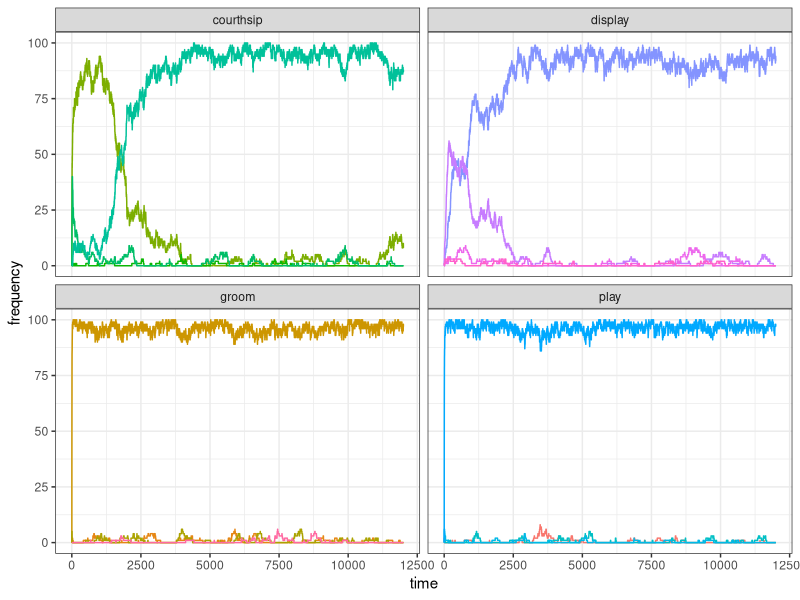

Write R code to recreate this figure. (Note: a time limit stopped this script after it produced the figure.)
library(tidyverse)

# 
# set_oranzees_environment()
# function commons to all the tests
#

set_oranzees_environment <- function() {
  list_pop <- c("Uossob", "Iat Forest", "Ebmog", "Elaham", "Elabik", "Ognodub")
  output <- tibble(
    population = rep(list_pop, each = 38),
    behaviour = as.factor(rep(1:38, 6)),
    type = rep(c(rep("social", 16), rep("food-related", 22)), 6),
    category = rep(c(
      rep("play", 4), rep("display", 4), rep("groom", 4), rep("courthsip", 4),
      "A", "A", "A", "A", "B", "B", "B", "B", "C", "C", "C", "D", "D", "D", "E", "E", "F", "F", "G", "H", "I", "J"
    ), 6),
    nutrient = rep(c(rep(NA, 16), "Y", "Y", "Y", "Y", "Z", "Z", "Z", "Z", "Y", "Y", "Y", "Z", "Z", "Z", "Y", "Y", "Z", "Z", "Y", "Z", "Y", "Z"), 6),
    p_g = rep(NA, 38 * 6),
    p_e = rep(NA, 38 * 6)
  )
  
  env_or_x <- c(220, 230, 700, 705, 710, 750)
  env_or_y <- c(660, 610, 450, 430, 510, 550)
  
  # genetic predispositions:
  x_g <- sample(1:1000, 38)
  y_g <- sample(1:1000, 38)
  
  # ecological availability:
  x_e <- sample(1:1000, 38)
  y_e <- sample(1:1000, 38)
  
  for (i in 1:6) {
    for (behav in 1:38) {
      output[output$population == list_pop[i] & output$behaviour == behav, ]$p_g <- 1 - sqrt((x_g[behav] - env_or_x[i])^2 + (y_g[behav] - env_or_y[i])^2) / 1000
      
      if (behav > 16) { # only for food-related behaviours:
        output[output$population == list_pop[i] & output$behaviour == behav, ]$p_e <- 1 - sqrt((x_e[behav] - env_or_x[i])^2 + (y_e[behav] - env_or_y[i])^2) / 500
      }
    }
  }
  
  # replace negative values with 0s:
  if (dim(output[output$p_g < 0, ])[1] > 0) {
    output[output$p_g < 0, ]$p_g <- 0
  }
  if (dim(output[output$p_e < 0 & !is.na(output$p_e), ])[1] > 0) {
    output[output$p_e < 0 & !is.na(output$p_e), ]$p_e <- 0
  }
  
  # return the tibble:
  output
}

#############################################################################
#
# TEST FOR ONE RUN (only social behaviours)
#

test_oranzees1 <- function(t_max){

  oranzees_environment <- set_oranzees_environment()
  test_environment <- oranzees_environment %>%
    filter(population == 'Uossob')
  
  N <- 100
  
  pop <- matrix(c(rep(0, 38 * N), sample(1:300, N, replace = TRUE)), nrow = N, byrow = FALSE)
  
  output <- matrix( nrow = t_max, ncol = 16)
  
  for (t in 1:t_max) {
    
    output[t, ] <- colSums(pop[, 1:16])
    # demographic bit:
    pop[, 39] <- pop[, 39] + 1
    pop[pop[, 39] >= 720, ] <- 0
    old <- which(pop[, 39] > 300)
    dead <- sample(c(TRUE, FALSE), length(old), prob = c(.01, .99), replace = TRUE)
    pop[old[dead], ] <- 0
    # innovation bit:
    for(i in 1:N){
      state <- ((sum(pop[i, 1:4]) >= 1) + (sum(pop[i, 5:8]) >= 1) + (sum(pop[i, 9:12]) >= 1) + (sum(pop[i, 13:16]) >= 1)) / 4
      p_state <- rnorm(1, mean = 1 - state, sd = 0.05)
      if(runif(1) < p_state){
        p_peering <- rnorm(16, mean = colSums(pop[, 1:16]), sd=1)
        p_peering[p_peering < 0] = 0
        innovation_i <- sample(1:16, 1, prob = p_peering)
        if( runif(1) < test_environment$p_g[innovation_i]){
          if(innovation_i <= 4){
            pop[i, 1:4] = 0
            pop[i, innovation_i] = 1
          } else if(innovation_i > 4 & innovation_i <= 8){
            pop[i, 5:8] = 0
            pop[i, innovation_i] = 1
          } else if(innovation_i > 8 & innovation_i <= 12){
            pop[i, 9:12] = 0
            pop[i, innovation_i] = 1
          } else{
            pop[i, 13:16] = 0
            pop[i, innovation_i] = 1
          }
        }
      }
    }
  }
  output
}

t_max = 12000
my_test <- test_oranzees1(t_max)

# PLOT

my_test <- gather(as_tibble(my_test), 1:16, key = "behaviour", value = "frequency")
data_to_plot = tibble(behaviour = my_test$behaviour, 
                      frequency = my_test$frequency, 
                      time = rep(1:t_max ,16), 
                      category = c(rep("play", t_max*4), rep("display", t_max*4), rep("groom", t_max*4), rep("courthsip", t_max*4)))

ggplot(data = data_to_plot) +
  geom_line(aes(x = time, y = frequency, color = behaviour)) +
  facet_wrap(~category) +
  theme_bw() +
  theme(legend.position = "none")

#############################################################################
#
# TEST FOR MULTIPLE RUNS WITH SAME INITIALISATION (only social behaviours)
#
  
test_oranzees2 <- function(t_max){
  
  N <- 100
  pop <- matrix(c(rep(0, 38 * N), sample(1:300, N, replace = TRUE)), nrow = N, byrow = FALSE)
  
  for (t in 1:t_max) {
    
    # demographic bit:
    
    pop[, 39] <- pop[, 39] + 1
    pop[pop[, 39] >= 720, ] <- 0
    old <- which(pop[, 39] > 300)
    dead <- sample(c(TRUE, FALSE), length(old), prob = c(.01, .99), replace = TRUE)
    pop[old[dead], ] <- 0
    # innovation bit:
    for(i in 1:N){
      state <- ((sum(pop[i, 1:4]) >= 1) + (sum(pop[i, 5:8]) >= 1) + (sum(pop[i, 9:12]) >= 1) + (sum(pop[i, 13:16]) >= 1)) / 4
      p_state <- rnorm(1, mean = 1 - state, sd = 0.05)
      if(runif(1) < p_state){
        p_peering <- rnorm(16, mean = colSums(pop[, 1:16]))
        p_peering[p_peering < 0] = 0
        innovation_i <- sample(1:16, 1, prob = p_peering)
        if( runif(1) < test_environment$p_g[innovation_i]){
          if(innovation_i <= 4){
            pop[i, 1:4] = 0
            pop[i, innovation_i] = 1
          } else if(innovation_i > 4 & innovation_i <= 8){
            pop[i, 5:8] = 0
            pop[i, innovation_i] = 1
          } else if(innovation_i > 8 & innovation_i <= 12){
            pop[i, 9:12] = 0
            pop[i, innovation_i] = 1
          } else{
            pop[i, 13:16] = 0
            pop[i, innovation_i] = 1
          }
        }
      }
    }
  }
  output <- colSums(pop[, 1:16])
}


oranzees_environment <- set_oranzees_environment()
test_environment <- oranzees_environment %>%
  filter(population == 'Uossob')

n_run <- 10
t_max <- 12000
gene_test1 <- matrix(nrow = n_run, ncol = 16)
for(run in 1:n_run){
  gene_test1[run,] <- test_oranzees2(t_max)
}

write(t(gene_test1), file = "output/social_test1.csv", ncolumns = 16)
write(test_environment$p_g[1:16], file = "output/social_test1_p_g.csv", ncolumns = 1)

# PLOT:
library(reshape2)
results <- as.matrix(read.table("output/gene_test1.csv"))
colnames(results) <- 1:16

as_tibble(melt(results, varnames = c("run", "behaviour"), value.name = "frequency")) %>%
  mutate(run = as_factor(run), behaviour = as_factor(behaviour)) %>%
  add_column(category = as_factor(c(rep("play", 40), rep("display", 40), rep("groom", 40), rep("courthsip", 40)))) %>%
  ggplot() +
  geom_raster(aes(x = behaviour, y = run, fill = frequency)) +
  facet_wrap(~category, scales = "free") +
  scale_fill_gradient(low = "grey90", high = "red") +
  theme_bw()

#############################################################################
#
# TEST FOR ONE RUN (only food behaviours)
#

test_oranzees3 <- function(t_max) {
  oranzees_environment <- set_oranzees_environment()
  test_environment <- oranzees_environment %>%
    filter(population == "Uossob")
  
  N <- 100
  
  pop <- matrix(c(rep(0, 38 * N), sample(1:300, N, replace = TRUE)), nrow = N, byrow = FALSE)
  
  output <- matrix(nrow = t_max, ncol = 22)
  
  for (t in 1:t_max) {
    # demographic bit:
    output[t, ] <- colSums(pop[, 17:38])
    pop[, 39] <- pop[, 39] + 1
    pop[pop[, 39] >= 720, ] <- 0
    old <- which(pop[, 39] > 300)
    dead <- sample(c(TRUE, FALSE), length(old), prob = c(.01, .99), replace = TRUE)
    pop[old[dead], ] <- 0
    # innovation bit:
    for (i in 1:N) {
      food_behaviours <- which(pop[i, 17:38] > 0) + 16
      if (length(food_behaviours) > 1) {
        amount <- test_environment$p_e[food_behaviours]
        nutrients <- test_environment$nutrient[food_behaviours]
        if (length(unique(nutrients)) > 1) {
          state <- ((1 - abs(sum(amount[nutrients == "Y"]) - sum(amount[nutrients == "Z"])) / 5) + sum(amount) / 10) / 2
        } else {
          state <- 0
        }
      } else {
        state <- 0
      }
      p_state <- rnorm(1, mean = 1 - state, sd = .05)
      if (runif(1) < p_state) {
        p_peering <- rnorm(22, mean = colSums(pop[, 17:38]), sd = 1)
        p_peering[p_peering < 0] <- 0
        innovation_i <- sample(17:38, 1, prob = p_peering)
        if (runif(1) < test_environment$p_g[innovation_i]) {
          if (innovation_i <= 20) {
            pop[i, 17:20] <- 0
            pop[i, innovation_i] <- 1
          } else if (innovation_i > 20 & innovation_i <= 24) {
            pop[i, 21:24] <- 0
            pop[i, innovation_i] <- 1
          } else if (innovation_i > 24 & innovation_i <= 27) {
            pop[i, 25:27] <- 0
            pop[i, innovation_i] <- 1
          } else if (innovation_i > 27 & innovation_i <= 30) {
            pop[i, 28:30] <- 0
            pop[i, innovation_i] <- 1
          } else if (innovation_i > 30 & innovation_i <= 32) {
            pop[i, 31:32] <- 0
            pop[i, innovation_i] <- 1 
          } else if (innovation_i > 32 & innovation_i <= 34) {
            pop[i, 33:34] <- 0
            pop[i, innovation_i] <- 1
          } else {
            pop[i, innovation_i] <- 1
          }
        }
      }
    }
  }
  output <- colSums(pop[, 17:38])
}

t_max = 12000
my_test <- test_oranzees3(t_max)

# PLOT

my_test <- gather(as_tibble(my_test), 1:22, key = "behaviour", value = "frequency")
data_to_plot = tibble(behaviour = my_test$behaviour, 
                      frequency = my_test$frequency, 
                      time = rep(1:t_max, 22), 
                      category = as_factor(c(rep("A", t_max*4), rep("B", t_max*4), rep("C", t_max*3), rep("D", t_max*3), 
                                   rep("E", t_max*2), rep("F", t_max*2), rep("G", t_max), rep("H", t_max), 
                                   rep("I", t_max), rep("J", t_max))))

ggplot(data = data_to_plot) +
  geom_line(aes(x = time, y = frequency, color = behaviour)) +
  facet_wrap(~category) +
  theme_bw() +
  theme(legend.position = "none")

#############################################################################
#
# TEST FOR MULTIPLE RUNS WITH SAME INITIALISATION (only food behaviours)
#

test_oranzees4 <- function(t_max) {
  
  N <- 100
  
  pop <- matrix(c(rep(0, 38 * N), sample(1:300, N, replace = TRUE)), nrow = N, byrow = FALSE)
  
  for (t in 1:t_max) {
    # demographic bit:
    pop[, 39] <- pop[, 39] + 1
    pop[pop[, 39] >= 720, ] <- 0
    old <- which(pop[, 39] > 300)
    dead <- sample(c(TRUE, FALSE), length(old), prob = c(.01, .99), replace = TRUE)
    pop[old[dead], ] <- 0
    # innovation bit:
    for (i in 1:N) {
      food_behaviours <- which(pop[i, 17:38] > 0) + 16
      if (length(food_behaviours) > 1) {
        amount <- test_environment$p_e[food_behaviours]
        nutrients <- test_environment$nutrient[food_behaviours]
        if (length(unique(nutrients)) > 1) {
          state <- ((1 - abs(sum(amount[nutrients == "Y"]) - sum(amount[nutrients == "Z"])) / 5) + sum(amount) / 10) / 2
        } else {
          state <- 0
        }
      } else {
        state <- 0
      }
      p_state <- rnorm(1, mean = 1 - state, sd = .05)
      if (runif(1) < p_state) {
        p_peering <- rnorm(22, mean = colSums(pop[, 17:38]), sd = 1)
        p_peering[p_peering < 0] <- 0
        innovation_i <- sample(17:38, 1, prob = p_peering)
        if (runif(1) < test_environment$p_g[innovation_i]) {
          if (innovation_i <= 20) {
            pop[i, 17:20] <- 0
            pop[i, innovation_i] <- 1
          } else if (innovation_i > 20 & innovation_i <= 24) {
            pop[i, 21:24] <- 0
            pop[i, innovation_i] <- 1
          } else if (innovation_i > 24 & innovation_i <= 27) {
            pop[i, 25:27] <- 0
            pop[i, innovation_i] <- 1
          } else if (innovation_i > 27 & innovation_i <= 30) {
            pop[i, 28:30] <- 0
            pop[i, innovation_i] <- 1
          } else if (innovation_i > 30 & innovation_i <= 32) {
            pop[i, 31:32] <- 0
            pop[i, innovation_i] <- 1 
          } else if (innovation_i > 32 & innovation_i <= 34) {
            pop[i, 33:34] <- 0
            pop[i, innovation_i] <- 1
          } else {
            pop[i, innovation_i] <- 1
          }
        }
      }
    }
  }
  output <- colSums(pop[, 17:38])
}

oranzees_environment <- set_oranzees_environment()
test_environment <- oranzees_environment %>%
  filter(population == 'Uossob')

n_run <- 10
t_max <- 12000
food_test1 <- matrix(nrow = n_run, ncol = 22)
for(run in 1:n_run){
  food_test1[run, ] <- test_oranzees4(t_max)
  print(run)
}
write(t(food_test1), file = "output/food_test1.csv", ncolumns = 22)
write(test_environment$p_g[17:38], file = "output/food_test1_p_g.csv", ncolumns = 1)
write(test_environment$p_e[17:38], file = "output/food_test1_p_e.csv", ncolumns = 1)


# PLOT:

library(reshape2)
results <- as.matrix(read.table("output/food_test1.csv"))
colnames(results) <- 17:38

as_tibble(melt(results, varnames = c("run", "behaviour"), value.name = "frequency")) %>%
  mutate(run = as_factor(run), behaviour = as_factor(behaviour)) %>%
  add_column(category = as_factor(c(rep("A", 40), rep("B", 40), rep("C", 30), rep("D", 30), 
                                 rep("E", 20), rep("F", 20), rep("G", 10), rep("H", 10), 
                                  rep("I", 10), rep("J", 10)))) %>%
  ggplot() +
    geom_raster(aes(x = behaviour, y = run, fill = frequency)) +
    facet_wrap(~category, scales = "free") +
    scale_fill_gradient(low = "grey90", high = "red") +
    theme_bw()
